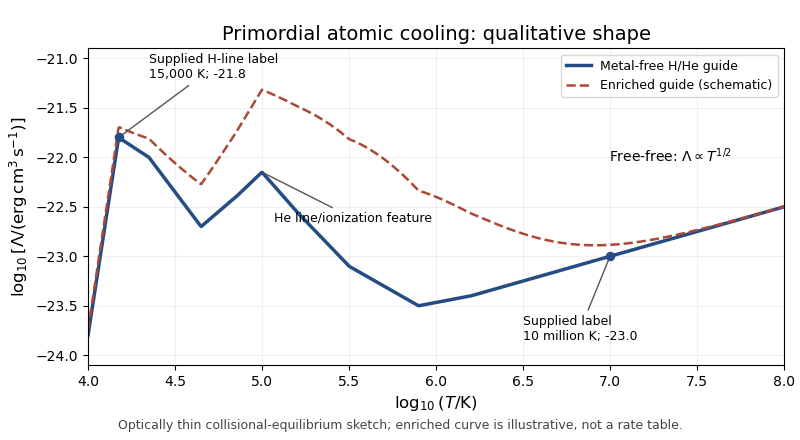

This figure's Python source:
"""Qualitative cooling sketch; emit an opaque PNG basename in caller cwd only."""
import numpy as np
import matplotlib
matplotlib.use('Agg')
import matplotlib.pyplot as plt
xt=np.array([4.0,np.log10(15000),4.35,4.65,4.85,5.0,5.2,5.5,5.9,6.2,6.6,7.0,7.5,8.0])
yt=np.array([-23.8,-21.8,-22.0,-22.7,-22.4,-22.15,-22.55,-23.1,-23.5,-23.4,-23.2,-23.0,-22.75,-22.5])
x=np.linspace(4,8,800);y=np.interp(x,xt,yt)
metals=y+1.3*np.exp(-((x-5.6)/.9)**2)
fig,ax=plt.subplots(figsize=(8,4.4),dpi=100,facecolor='white');ax.set_facecolor('white')
ax.plot(x,y,lw=2.5,color='#254c83',label='Metal-free H/He guide')
ax.plot(x,metals,lw=1.8,ls='--',color='#aa4936',label='Enriched guide (schematic)')
ax.scatter([np.log10(15000),7],[-21.8,-23.0],color='#254c83',s=34,zorder=4)
ax.annotate('Supplied H-line label\n15,000 K; -21.8',xy=(np.log10(15000),-21.8),xytext=(4.35,-21.2),fontsize=9,arrowprops=dict(arrowstyle='-',color='#555'))
ax.annotate('He line/ionization feature',xy=(5.0,-22.15),xytext=(5.07,-22.65),fontsize=9,arrowprops=dict(arrowstyle='-',color='#555'))
ax.annotate('Supplied label\n10 million K; -23.0',xy=(7,-23),xytext=(6.5,-23.85),fontsize=9,arrowprops=dict(arrowstyle='-',color='#555'))
ax.text(7.35,-22.05,r'Free-free: $\Lambda\propto T^{1/2}$',ha='center',fontsize=10)
ax.set_xlim(4,8);ax.set_ylim(-24.1,-20.9);ax.set_xlabel(r'$\log_{10}(T/\mathrm{K})$',fontsize=12)
ax.set_ylabel(r'$\log_{10}[\Lambda/(\mathrm{erg\,cm^3\,s^{-1}})]$',fontsize=12)
ax.set_title('Primordial atomic cooling: qualitative shape',fontsize=14);ax.grid(alpha=.18)
ax.legend(loc='upper right',fontsize=9)
fig.text(.5,.025,'Optically thin collisional-equilibrium sketch; enriched curve is illustrative, not a rate table.',ha='center',fontsize=9,color='#444')
fig.subplots_adjust(left=.11,right=.98,bottom=.17,top=.89)
fig.savefig('paper-61-primordial-cooling.png',dpi=100,facecolor='white',transparent=False);plt.close(fig)
